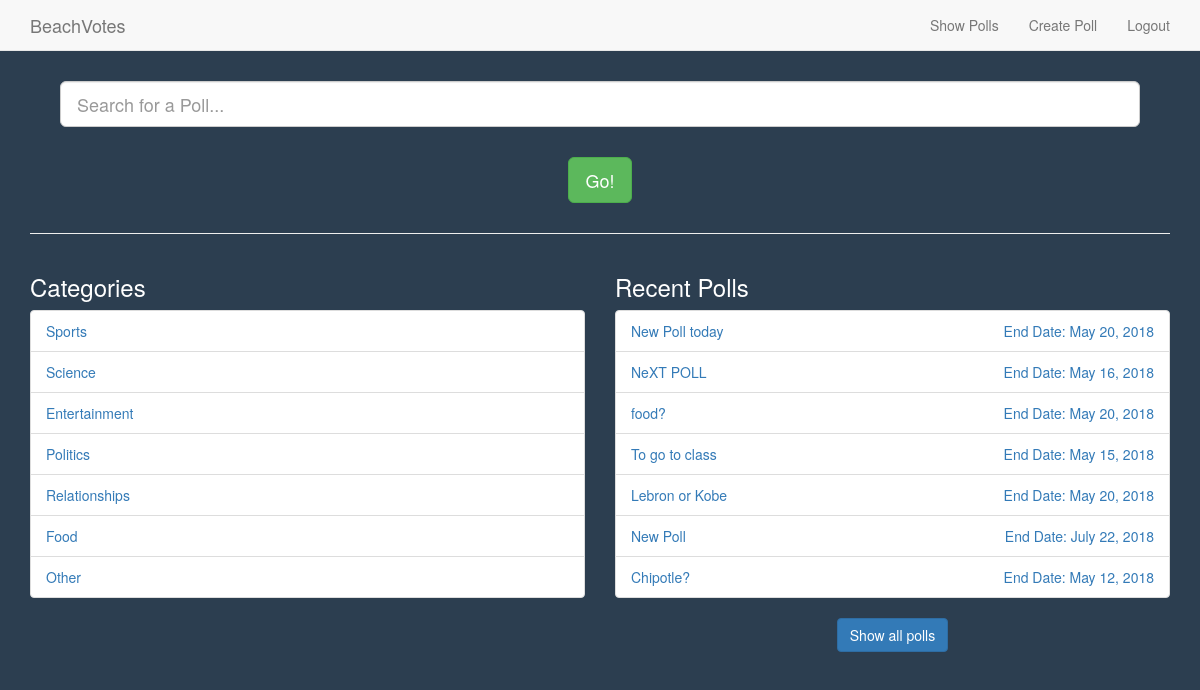
/poll/show_polls (signed in), run on an earlier commit of the app's database.
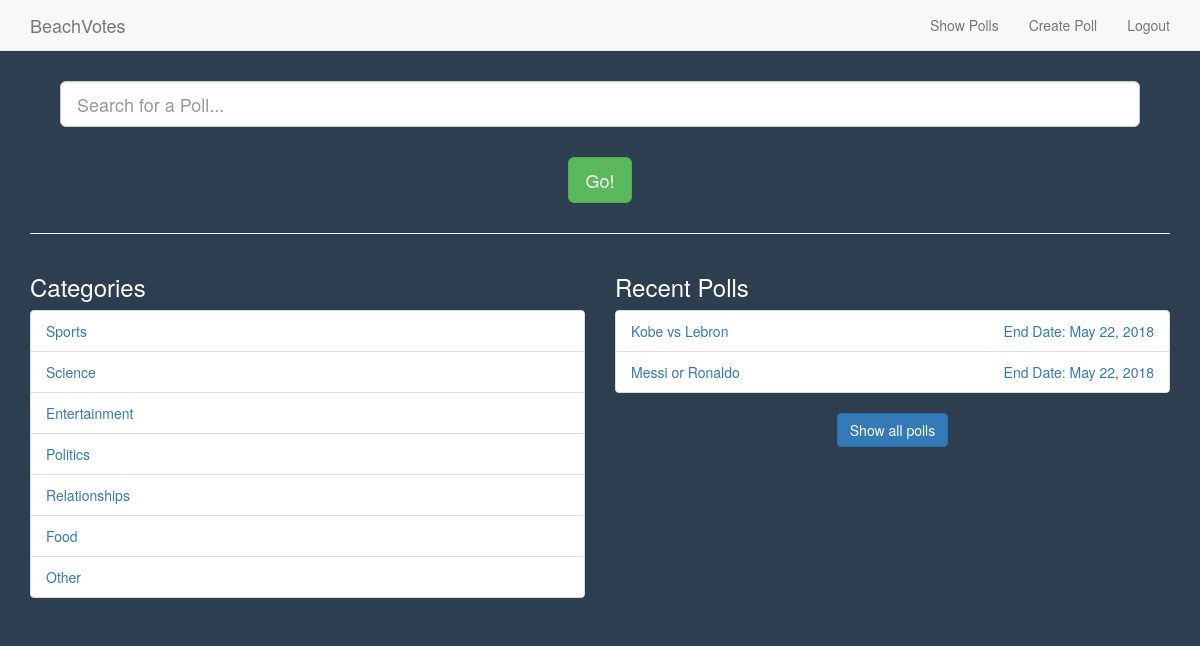
And on a later commit of the database.
### poll/models.py (models this page shows, shortened)
class Category(models.Model):
    group_name = models.CharField(max_length = 50, unique = True, null = False)
    def __init__(self, *args, **kwargs):
        models.Model.__init__(self, *args, **kwargs)
    class Meta:
        verbose_name_plural = 'Categories'

class Poll(models.Model):
    category = models.ForeignKey(Category, on_delete=models.CASCADE)
    poll_creator = models.ForeignKey(User, on_delete=models.CASCADE)
    title_question = models.CharField(max_length = 128, unique = True, null = False)
    start_date = models.DateField(default = datetime.date.today, null = False)
    end_date =  models.DateField(default = datetime.date.today() + datetime.timedelta(days=1),
                                 null = False)
    def __init__(self, *args, **kwargs):
        models.Model.__init__(self, *args, **kwargs)

### poll/views.py (the view)
@login_required
def show_polls(request):
    categories = Category.objects.all()
    polls = Poll.objects.order_by('-start_date')[:7]
    context_dict = { 'categories' : categories }
    context_dict['polls'] = polls
    return render(request, 'poll/show_polls.html', context_dict)

### templates/poll/show_polls.html (shortened to what this page needs)
{% extends 'poll/base.html' %}
{% load staticfiles %}
{% block body_block %}
<div class="container">
  <div class="text-center" style="margin: 30px;">
    <form method='post' action="{% url 'search_polls' %}">
      <input type="text" class="form-control input-lg center-block" name="search"
        placeholder="Search for a Poll..." />
      <button name="submit" class="btn btn-lg btn-success" style="margin-top: 30px;">Go!</a>
    </form>
  </div>
  <hr />
  <div class="row">
    <div class="col-md-6">
      <h3>Categories</h3>
  {% if categories %}
      <ul class="list-group">
        {% for category in categories %}
        <li class="list-group-item">
          <a href="{% url 'view_category' category.id %}">
            {{ category.group_name }}
          </a>
        </li>
        {% endfor %}
      </ul>
      {% else %}
        <h1>No categories to show</h1>
      {% endif %}
    </div>
    <div class="col-md-6">
      <h3>Recent Polls</h3>
      {% if polls %}
        <ul class="list-group">
          {% for poll in polls %}
            <li class="list-group-item">
              <a href="{% url 'view_poll' poll.id user.id %}">
                {{ poll.title_question }}
                <p style="float: right;">End Date: {{ poll.end_date }}</p>
              </a>
            </li>
          {% endfor %}
        </ul>
        <h3 class="text-center"><a href="{% url 'view_all_polls' %}" class="btn btn-primary">Show all polls</a></h3>
      {% else %}
        <h4>No recent polls to show</h4>
      {% endif %}
    </div>
  </div>
</div>
{% endblock %}

What changed in the data, as far as the page shows it:
removed Poll: title_question "New Poll today", end_date "May 20, 2018"
removed Poll: title_question "NeXT POLL", end_date "May 16, 2018"
removed Poll: title_question "food?", end_date "May 20, 2018"
removed Poll: title_question "To go to class", end_date "May 15, 2018"
removed Poll: title_question "Lebron or Kobe", end_date "May 20, 2018"
removed Poll: title_question "New Poll", end_date "July 22, 2018"
removed Poll: title_question "Chipotle?", end_date "May 12, 2018"
added Poll: title_question "Kobe vs Lebron", end_date "May 22, 2018"
now on this page (row edited): Poll: title_question "Messi or Ronaldo", end_date "May 22, 2018"
